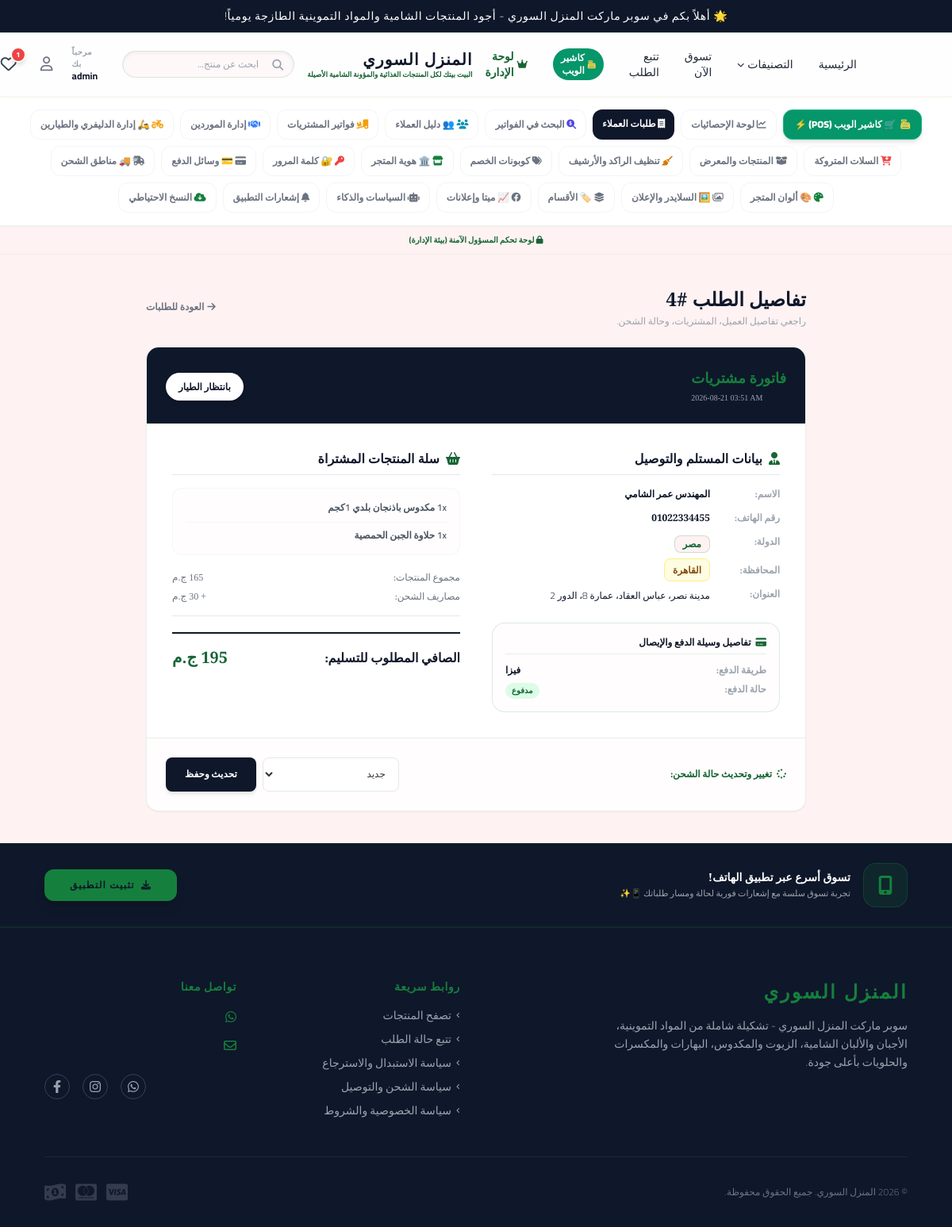
The page /admin_order_details.php?id=4 (signed in) on the database its author committed.
### tables this page shows
CREATE TABLE orders (
            id INTEGER PRIMARY KEY AUTOINCREMENT, customer_name VARCHAR(255) NOT NULL, customer_phone VARCHAR(50) NOT NULL,
            governorate VARCHAR(100) DEFAULT 'القاهرة', customer_address TEXT NOT NULL, order_details TEXT NOT NULL, 
            total_price DECIMAL(10,2) NOT NULL, discount_amount DECIMAL(10,2) DEFAULT 0, shipping_cost DECIMAL(10,2) DEFAULT 0, coupon_code VARCHAR(50) DEFAULT NULL,
            status VARCHAR(50) DEFAULT 'جديد', created_at TIMESTAMP DEFAULT CURRENT_TIMESTAMP
        , customer_email VARCHAR(255) DEFAULT NULL, user_id INT DEFAULT NULL, payment_method VARCHAR(100) DEFAULT 'الدفع عند الاستلام', payment_status VARCHAR(50) DEFAULT 'غير مدفوع', receipt_image VARCHAR(500) DEFAULT NULL, transaction_ref VARCHAR(250) DEFAULT NULL, country VARCHAR(100) DEFAULT 'مصر', currency VARCHAR(50) DEFAULT 'ج.م', source VARCHAR(50) DEFAULT 'web', cashier_name VARCHAR(100) DEFAULT NULL, delivery_person VARCHAR(100) DEFAULT NULL, delivery_fee DECIMAL(10,2) DEFAULT 0, synced INT DEFAULT 1, delivery_lat VARCHAR(50) DEFAULT NULL, delivery_lng VARCHAR(50) DEFAULT NULL, delivery_distance_km DECIMAL(10,2) DEFAULT NULL, shipping_type VARCHAR(50) DEFAULT 'flat');

### admin_order_details.php (the view, shortened to what this page needs)
<?php
require_once 'config.php';
$order_id = (int)$_GET['id'];
$stmt = $pdo->prepare("SELECT * FROM orders WHERE id = ?");
$stmt->execute([$order_id]);
$o = $stmt->fetch(PDO::FETCH_ASSOC);
$order_items = array_filter(explode("\n", trim($o['order_details'])));
$subtotal_products = $o['total_price'] - $o['shipping_cost'] + $o['discount_amount'];
include 'header.php';
include 'admin_nav.php';
?>
<div class="container mx-auto px-4 md:px-8 py-10 max-w-4xl animate-fade-in">
    <div class="flex justify-between items-center mb-6">
        <div>
            <h2 class="text-2xl font-serif font-bold text-royal-dark">تفاصيل الطلب #<?php echo $o['id']; ?></h2>
            <p class="text-xs text-gray-400 mt-1 font-light">راجعي تفاصيل العميل، المشتريات، وحالة الشحن.</p>
        </div>
        <a href="admin_orders.php" class="text-xs font-bold text-gray-500 hover:text-royal-gold transition-colors flex items-center gap-1"><i class="fa-solid fa-arrow-right"></i> العودة للطلبات</a>
    </div>
    <div class="bg-white border border-royal-gold/10 shadow-sm rounded-2xl overflow-hidden">
        <div class="bg-royal-charcoal text-white p-6 flex justify-between items-center border-b border-royal-gold/15">
            <div>
                <h3 class="text-lg font-serif font-bold text-royal-gold">فاتورة مشتريات</h3>
                <p class="text-[10px] text-gray-400 font-serif mt-1" dir="ltr"><?php echo date('Y-m-d h:i A', strtotime($o['created_at'])); ?></p>
            </div>
            <div class="text-center">
                <span class="px-4 py-1.5 rounded-full text-xs font-bold bg-white text-royal-dark shadow-md"><?php echo $o['status']; ?></span>
            </div>
        </div>
        <div class="p-8 grid grid-cols-1 md:grid-cols-2 gap-10">
            <div>
                <h4 class="font-serif font-bold text-royal-dark mb-4 border-b pb-2 flex items-center gap-2">
                    <i class="fa-solid fa-user-tie text-royal-darkgold"></i> بيانات المستلم والتوصيل
                </h4>
                <ul class="space-y-3.5 text-xs text-gray-700 font-medium">
                    <li class="flex gap-2"><span class="font-bold w-20 text-gray-400">الاسم:</span> <span class="text-royal-dark font-semibold"><?php echo htmlspecialchars($o['customer_name']); ?></span></li>
                    <li class="flex gap-2"><span class="font-bold w-20 text-gray-400">رقم الهاتف:</span> <span class="text-royal-dark font-semibold font-serif" dir="ltr"><?php echo htmlspecialchars($o['customer_phone']); ?></span></li>
                    <?php if(!empty($o['country'])): ?>
                        <li class="flex gap-2"><span class="font-bold w-20 text-gray-400">الدولة:</span> <span class="bg-royal-sand text-royal-darkgold px-2.5 py-0.5 rounded-lg border border-royal-gold/20 font-bold"><?php echo htmlspecialchars($o['country']); ?></span></li>
                    <?php endif; ?>
                    <li class="flex gap-2"><span class="font-bold w-20 text-gray-400">المحافظة:</span> <span><span class="bg-yellow-100/50 text-yellow-800 px-2.5 py-0.5 rounded-lg border border-yellow-200 font-bold"><?php echo htmlspecialchars($o['governorate']); ?></span></span></li>
                    <li class="flex gap-2"><span class="font-bold w-20 text-gray-400">العنوان:</span> <span class="text-royal-dark leading-relaxed font-light"><?php echo htmlspecialchars($o['customer_address']); ?></span></li>
                </ul>
                <?php
                $curr_display = htmlspecialchars($o['currency'] ?: ($settings['store_currency'] ?? 'ج.م'));
                ?>
                <div class="mt-6 p-4 bg-royal-sand/20 rounded-2xl border border-royal-gold/15 space-y-3">
                    <h5 class="font-bold text-xs text-royal-dark border-b border-royal-gold/10 pb-1.5 flex items-center gap-1.5">
                        <i class="fa-solid fa-credit-card text-royal-darkgold"></i> تفاصيل وسيلة الدفع والإيصال
                    </h5>
                    <div class="space-y-2 text-xs">
                        <div class="flex justify-between">
                            <span class="text-gray-400 font-bold">طريقة الدفع:</span>
                            <span class="font-bold text-royal-dark"><?php echo htmlspecialchars($o['payment_method'] ?? 'الدفع عند الاستلام'); ?></span>
                        </div>
                        <div class="flex justify-between">
                            <span class="text-gray-400 font-bold">حالة الدفع:</span>
                            <?php
                            $p_status = $o['payment_status'] ?? 'غير مدفوع';
                            $p_class = 'bg-yellow-100 text-yellow-800';
                            if ($p_status === 'مدفوع') $p_class = 'bg-green-100 text-green-800';
                            ?>
                            <span class="px-2 py-0.5 rounded-full font-bold text-[10px] <?php echo $p_class; ?>"><?php echo htmlspecialchars($p_status); ?></span>
                        </div>
                    </div>
                </div>
            </div>
            <div>
                <h4 class="font-serif font-bold text-royal-dark mb-4 border-b pb-2 flex items-center gap-2">
                    <i class="fa-solid fa-basket-shopping text-royal-darkgold"></i> سلة المنتجات المشتراة
                </h4>
                <ul class="space-y-2 text-xs text-gray-600 mb-5 bg-royal-sand/20 p-4 rounded-xl border border-royal-gold/5 font-semibold">
                    <?php foreach($order_items as $item): ?>
                        <li class="pb-2.5 border-b border-royal-gold/5 last:border-0 last:pb-0"><?php echo htmlspecialchars($item); ?></li>
                    <?php endforeach; ?>
                </ul>
                <div class="space-y-2 text-xs mb-5 border-b pb-4">
                    <div class="flex justify-between text-gray-500 font-medium"><span>مجموع المنتجات:</span> <span class="font-serif"><?php echo $subtotal_products; ?> <?php echo $curr_display; ?></span></div>
                    <div class="flex justify-between text-gray-500 font-medium"><span>مصاريف الشحن:</span> <span class="font-serif">+ <?php echo $o['shipping_cost']; ?> <?php echo $curr_display; ?></span></div>
                </div>
                <div class="flex justify-between items-center border-t-2 border-royal-dark pt-4">
                    <span class="font-bold text-royal-dark text-base">الصافي المطلوب للتسليم:</span>
                    <span class="font-serif font-bold text-royal-darkgold text-xl"><?php echo $o['total_price']; ?> <?php echo $curr_display; ?></span>
                </div>
            </div>
        </div>
        <div class="bg-royal-sand/20 p-6 border-t border-royal-gold/10 flex flex-col sm:flex-row items-center justify-between gap-4">
            <span class="text-xs font-bold text-royal-darkgold flex items-center gap-1.5"><i class="fa-solid fa-spinner animate-spin"></i> تغيير وتحديث حالة الشحن:</span>
            <form method="POST" action="admin_order_details.php?id=<?php echo $o['id']; ?>" class="flex gap-2 w-full sm:w-auto">
                <select name="status" class="border border-gray-200 p-2 px-3 rounded-lg text-xs bg-white outline-none focus:border-royal-gold flex-grow">
                    <option value="جديد" <?php echo $o['status']=='جديد'?'selected':''; ?>>جديد</option>
                </select>
                <button type="submit" name="update_order_status" class="bg-royal-charcoal text-white hover:bg-royal-gold hover:text-royal-charcoal px-6 py-2.5 rounded-lg text-xs font-bold transition-all shadow-md">تحديث وحفظ</button>
            </form>
        </div>
    </div>
</div>
<?php
include 'footer.php';
?>

### rows shown on the page
orders: id "4", created_at "2026-08-21 03:51 AM", status "بانتظار الطيار", customer_name "المهندس عمر الشامي", customer_phone "01022334455", country "مصر", governorate "القاهرة", customer_address "مدينة نصر، عباس العقاد، عمارة 8، الدور 2", payment_method "فيزا", payment_status "مدفوع", order_details "1x مكدوس باذنجان بلدي 1كجم", order_details "1x حلاوة الجبن الحمصية", subtotal_products "165", currency "ج.م", shipping_cost "30", total_price "195"

### other values the page prints
$announcement_bar "🌟 أهلاً بكم في سوبر ماركت المنزل السوري - أجود المنتجات الشامية والمواد التموينية الطازجة يومياً!"
$settings['store_name'] "المنزل السوري"
$settings['store_tagline'] "البيت بيتك لكل المنتجات الغذائية والمؤونة الشامية الأصيلة"
$_SESSION['username'] "admin"
$wishlist_count "1"
$f_store_name "المنزل السوري"
$f_store_description "سوبر ماركت المنزل السوري - تشكيلة شاملة من المواد التموينية، الأجبان والألبان الشامية، الزيوت والمكدوس، البهارات والمكسرات والحلويات بأعلى جودة."
